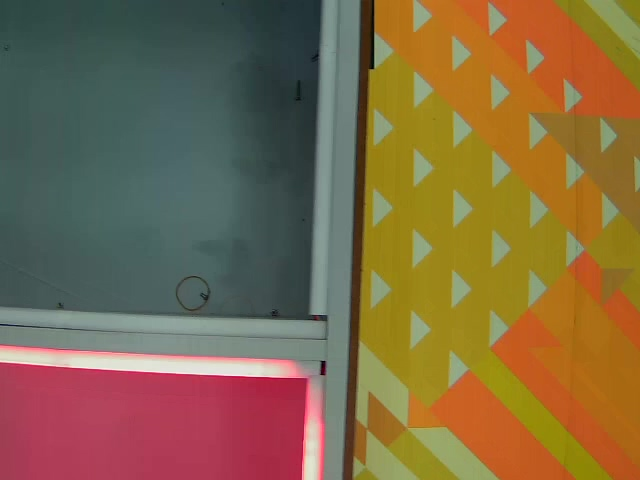
//> input picture data/12.jpg, 640 x 480 px
$ ./griddetect   (built with g++ and OpenCV 4)
//> lines starting //> are read from the running program, lines starting //| are printed output that depends on the picture; after the words box and inside, x2 and y2 are one past the last pixel; in counts of white or black regions, pixels touching at a corner belong together
### findrect.h
#ifndef FINDRECT_H
#define FINDRECT_H

#include <iostream>
#include <string>
#include <math.h>
#include <stdlib.h>
#include <stdio.h>
#include "opencv2/opencv.hpp"
#include "opencv2/core/core.hpp"
#include "opencv2/imgproc/imgproc.hpp"
#include "opencv2/highgui/highgui.hpp"

#define PI 3.1415926

using namespace std;
using namespace cv;

void findrect(const Mat src, const Mat imgBinary, float &angle, Point2f &goal, float &minD);

#endif // FINDRECT_H

### gridcolordetect.h
#ifndef GRIDCOLORDETECT_H
#define GRIDCOLORDETECT_H

#include <iostream>
#include <string>
#include <math.h>
#include <stdlib.h>
#include <stdio.h>
#include "opencv2/opencv.hpp"
#include "opencv2/core/core.hpp"
#include "opencv2/imgproc/imgproc.hpp"
#include "opencv2/highgui/highgui.hpp"

#define RED 0
#define YELLOW 1
#define BLUE 2
#define NOTHING -1
#define PI 3.1415926

using namespace std;
using namespace cv;

void  gridcolordetect(const Mat imgROI, int &areaColor);

#endif // GRIDCOLORDETECT_H

### griddetect.h
#ifndef GRIDDETECT_H
#define GRIDDETECT_H

#include <iostream>
#include <string>
#include <math.h>
#include <stdlib.h>
#include <stdio.h>
#include "opencv2/opencv.hpp"
#include "opencv2/core/core.hpp"
#include "opencv2/imgproc/imgproc.hpp"
#include "opencv2/highgui/highgui.hpp"

using namespace std;
using namespace cv;

#endif // GRIDDETECT_H

### findrect.cpp
#include "findrect.h"

void findrect(const Mat src, const Mat imgBinary, float &an, Point2f &goal, float &minD)
{
    /* dilate */
    Mat imgResult;
    src.copyTo(imgResult);
    Mat element = getStructuringElement(1, Size(5, 5));
    morphologyEx(imgBinary, imgBinary, MORPH_DILATE,  element);;
    imshow("img", imgBinary);

    vector<Vec4i> lines;
    /* operation in Red Areas*/
    HoughLinesP(imgBinary, lines, 1, CV_PI/90, 50, 10, 0 );
    Mat imgLines = Mat::zeros(imgBinary.rows,imgBinary.cols,imgBinary.type());
    for( size_t i = 0; i < lines.size(); i++ )
    {
        Vec4i l = lines[i];
        line( imgLines, Point(l[0], l[1]), Point(l[2], l[3]), Scalar(255), 10, CV_AA);
    }
    // draw the line
    //imshow("imgLineR", imgLines);

    /* find contours through the lines*/
    vector<vector<Point> > contoursr;
    vector<Vec4i> hierarchyr;
    Mat imgr2c;
    imgLines.copyTo(imgr2c);

    element = getStructuringElement(1, Size(20, 20));
    morphologyEx(imgr2c, imgr2c, MORPH_DILATE,  element);
    //imshow("img2r",imgr2c);

    int top = 0.005*src.rows; int bottom = 0.005*src.rows;
    int left = 0.005*src.cols; int right = 0.005*src.cols;
    Scalar border(255);
    copyMakeBorder( imgr2c, imgr2c, top, bottom, left, right, BORDER_CONSTANT, border );

    imgr2c = ~imgr2c;

    vector<Vec4i> hierarchy;

    /* find interior contours */
    //findContours( imgr2c, contoursr, hierarchyr,CV_RETR_CCOMP,CHAIN_APPROX_SIMPLE );
    findContours( imgr2c, contoursr, CV_RETR_CCOMP, CV_CHAIN_APPROX_NONE );

    //Mat imgContour;
    //imgRed.copyTo(imgContour);
    Mat imgROI;
    vector<Mat> imgAp;
    Scalar color(180, 180, 180);
    Point2f center(src.cols/2, src.rows/2);
    float near_point = src.cols * src.rows;
    float angle;
    for(int i = 0;i<contoursr.size();i ++)
    {
            //drawContours(imgContour,contoursr,i,color,3,8,vector<Vec4i>(),0,Point());
            //if ((hierarchyr[i][3]) != -1)
            //{
                float nowarea = contourArea(contoursr[i]);
                if ((nowarea > 6000) && (nowarea <100000))
                {
                    cout << "Area: " << nowarea << endl;
                    drawContours(imgResult,contoursr,i,color,3,8,vector<Vec4i>(),0,Point());

                    /* use rectangles */
                    RotatedRect box = minAreaRect(Mat(contoursr[i]));
                    Point2f vertex[4];
                    box.points(vertex);
                    for(int j = 0;j < 4;j ++)
                    {
                        line(imgResult,vertex[j],vertex[(j+1)%4],CV_RGB(255,0,0),2,CV_AA);
                    }

                    Rect rect = box.boundingRect();
                    rect.x = max(0, rect.x); rect.y = max(0, rect.y);
                    rect.width = rect.x+rect.width>=src.cols ? src.cols-rect.x-1 : rect.width;
                    rect.height = rect.y+rect.height>=src.rows ? src.rows-rect.y-1 : rect.height;
                    imgROI = src(rect);
                    //imshow("ROI", imgROI);
                    //waitKey(0);

                    /* get the center */
                    Point2f imgROI_center;
                    imgROI_center.x = (vertex[0].x + vertex[1].x + vertex[2].x + vertex[3].x)/4;
                    imgROI_center.y = (vertex[0].y + vertex[1].y + vertex[2].y + vertex[3].y)/4;
                    circle(imgResult,imgROI_center,2,Scalar(0,0,255),2);

                    /* find the average length */
                    float length[5] = {0};
                    length[0] = (vertex[0].x - vertex[1].x)*(vertex[0].x - vertex[1].x) + (vertex[0].y - vertex[1].y)*(vertex[0].y - vertex[1].y);
                    length[1] = (vertex[1].x - vertex[2].x)*(vertex[1].x - vertex[2].x) + (vertex[1].y - vertex[2].y)*(vertex[1].y - vertex[2].y);
                    length[2] = (vertex[2].x - vertex[3].x)*(vertex[2].x - vertex[3].x) + (vertex[2].y - vertex[3].y)*(vertex[2].y - vertex[3].y);
                    length[3] = (vertex[0].x - vertex[3].x)*(vertex[0].x - vertex[3].x) + (vertex[0].y - vertex[3].y)*(vertex[0].y - vertex[3].y);
                    for(int k = 0;k < 4;k++)
                    {
                        length[5]+=length[i];
                    }
                    length[5]/=4;
                    if (sqrt(pow(center.x-imgROI_center.x, 2.0)+pow(center.y-imgROI_center.y, 2.0)) < near_point)
                    {
                        near_point = sqrt(pow(center.x-imgROI_center.x, 2.0)+pow(center.y-imgROI_center.y, 2.0));
                        goal.x = imgROI_center.x; goal.y = imgROI_center.y;
                        if (center.y > imgROI_center.y)
                        {
                            if ( imgROI_center.x>center.x )
                            {
                                angle=180*atan(float ((imgROI_center.x-center.x)/(center.y-imgROI_center.y))) / PI;
                            }
                            else
                            {
                                angle=360 + 180*atan(float ((imgROI_center.x-center.x)/(center.y-imgROI_center.y))) / PI;
                            }
                        }
                        else if (center.y < imgROI_center.y)
                        {
                             if (imgROI_center.x>center.x )
                            {
                               angle=180 - 180*atan(float ((imgROI_center.x-center.x)/(imgROI_center.y-center.y))) / PI;
                            }
                            else
                            {
                                angle=180 + 180*atan(float ((center.x-imgROI_center.x)/(imgROI_center.y-center.y))) / PI;
                            }
                        }
                    }
            }
    }
    if (near_point < minD)
    {
        minD = near_point;
        an = angle;
    }
    imshow("imgResult",imgResult);
}

### griddetect.cpp
#include "griddetect.h"
#include "gridcolordetect.h"
#include "findrect.h"

int main()
{
    Mat imgResize = imread("/home/gogojjh/QT/griddetect/data/12.jpg", 1);
//> imgResize is the input picture: 480 rows x 640 cols, CV_8UC3; mean B, G, R 69.6, 104.5, 128.1
    int cnt = 0;
    int avearea = 0;

    /*rgb2hsv */
    Mat imgHSV = Mat::zeros(imgResize.rows,imgResize.cols,imgResize.type());
    vector<Mat> channels;
    cvtColor( imgResize, imgHSV, CV_BGR2HSV );
//> imgHSV: 480 rows x 640 cols, CV_8UC3; mean H, S, V 65.8, 132.5, 137.9

    split(imgHSV,channels);
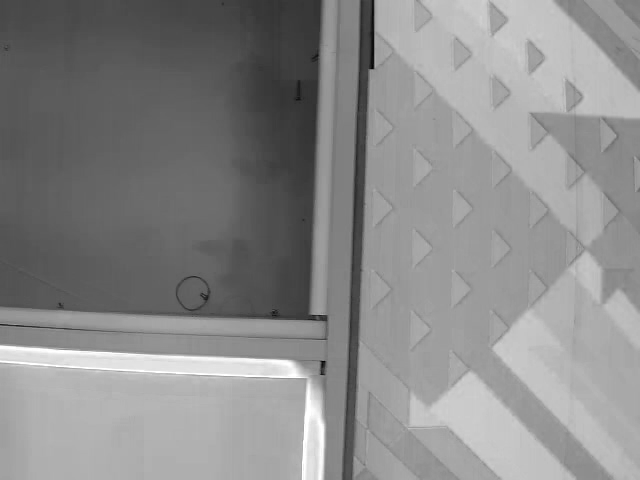
//> channels[2]: 480 rows x 640 cols, CV_8UC1; min 2, max 255, mean 137.9
    Mat imgH = channels.at(0);
    Mat imgS = channels.at(1);
    Mat imgV = channels.at(2);

    /* extract the lighting area */
    Mat imgVthreshold;
    threshold(imgV,imgVthreshold,205,255,cv::THRESH_BINARY);
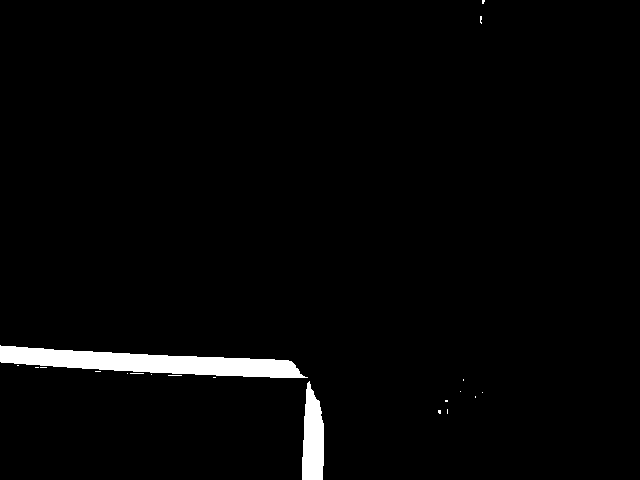
//> imgVthreshold: 480 rows x 640 cols, CV_8UC1; 2.3% white; 20 white regions (18 under 20 px), largest, box (x1, y1, x2, y2) and area: (0, 345, 308, 378) 5303, (302, 381, 324, 480) 1685

    Mat imgHMasked = Mat::zeros(imgResize.rows,imgResize.cols,imgResize.type());
    imgH.copyTo(imgHMasked, imgVthreshold);
    Mat imgRed = (((imgHMasked > 160)&(imgHMasked < 180))|((imgHMasked > 0)&(imgHMasked < 15)));
//> imgRed: 480 rows x 640 cols, CV_8UC1; 1.2% white; 22 white regions (20 under 20 px), largest, box (x1, y1, x2, y2) and area: (0, 345, 308, 378) 2399, (302, 381, 324, 480) 1232
    Mat imgBlue = ((imgHMasked > 90) & (imgHMasked < 120));
//> imgBlue: 480 rows x 640 cols, CV_8UC1; every value is 0
    //Mat imgYellow = ((imgHMasked > 90) & (imgHMasked < 120));

    float angle = -1;
    float minD = imgResize.cols * imgResize.rows;
    Point2f goal;

    findrect(imgResize, imgRed,  angle, goal, minD);
//> in findrect, `morphologyEx(imgBinary, imgBinary, MORPH_DILATE,  element);;`:
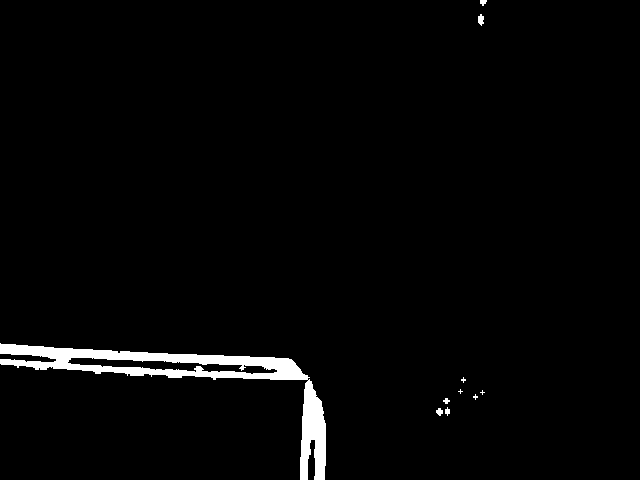
//> imgBinary: 480 rows x 640 cols, CV_8UC1; 2.3% white; 10 white regions (4 under 20 px)
//> in findrect, `HoughLinesP(imgBinary, lines, 1, CV_PI/90, 50, 10, 0 );`: lines = 60 lines (x1, y1, x2, y2), first 8: [103, 366, 297, 379], [0, 352, 295, 363], [0, 348, 117, 352], [0, 350, 292, 360], [0, 360, 259, 378], [48, 353, 67, 353], [42, 356, 82, 357], [0, 362, 209, 376]
//> the loop in findrect, `for( size_t i = 0; i < lines.size(); i++ )` made 60 passes
//> in findrect, `imgr2c = ~imgr2c;`:
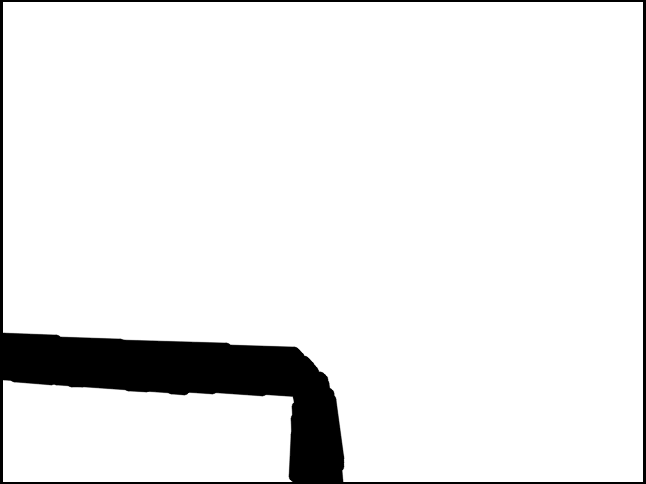
//> imgr2c: 484 rows x 646 cols, CV_8UC1; min 0, max 255, mean 234
//> in findrect, `findContours( imgr2c, contoursr, CV_RETR_CCOMP, CV_CHAIN_APPROX_NONE );`: contoursr = 2 contours; box (x1, y1, x2, y2) and area: (3, 2, 643, 482) 259856, (3, 380, 295, 482) 26221
//> the loop in findrect, `for(int i = 0;i<contoursr.size();i ++)` made 2 passes
//> (printed output is left out)
//> pass 1, in findrect, `imgROI = src(rect);`:
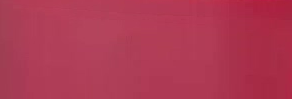
//> imgROI: 99 rows x 292 cols, CV_8UC3; mean B, G, R 83.1, 57.2, 174.4
//> after the loop in findrect, `for(int i = 0;i<contoursr.size();i ++)`:
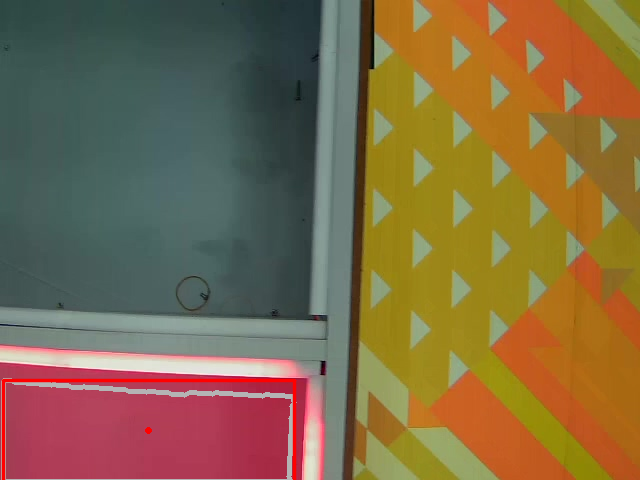
//> imgResult: 480 rows x 640 cols, CV_8UC3; 1.42% of pixels changed, all inside (x1, y1, x2, y2) = (1, 378, 297, 480)
//> after the loop in findrect, `for(int i = 0;i<contoursr.size();i ++)`: near_point = 256.3; goal = Point(148.5, 430.5); angle = 222
//> in findrect, `minD = near_point;`: minD = 256.3
//> in findrect, `an = angle;`: an = 222
//> angle = 222; goal = Point(148.5, 430.5); minD = 256.3
    waitKey(0);
    findrect(imgResize, imgBlue,  angle, goal, minD);
//> in findrect (call 2), `HoughLinesP(imgBinary, lines, 1, CV_PI/90, 50, 10, 0 );`: lines = empty
//> in findrect (call 2), `copyMakeBorder( imgr2c, imgr2c, top, bottom, left, right, BORDER_CONST..`:
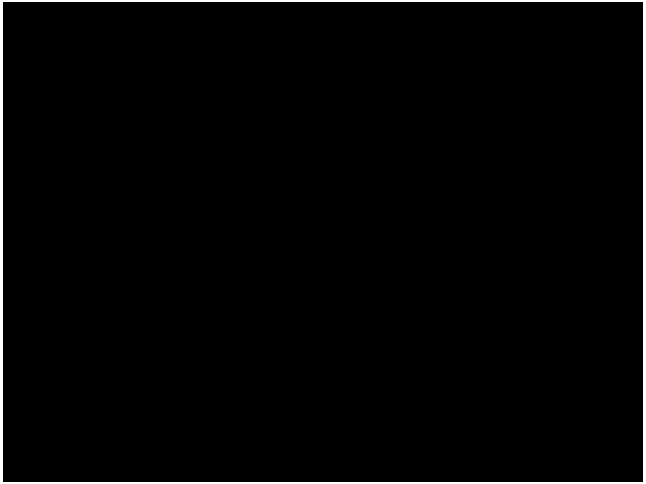
//> imgr2c: 484 rows x 646 cols, CV_8UC1; 1.7% white; 1 white region, box (x1, y1, x2, y2) and area: (0, 0, 646, 484) 5464
//> in findrect (call 2), `findContours( imgr2c, contoursr, CV_RETR_CCOMP, CV_CHAIN_APPROX_NONE );`: contoursr = 1 contour; box (x1, y1, x2, y2) and area: (3, 2, 643, 482) 306081
//> the loop in findrect (call 2), `for(int i = 0;i<contoursr.size();i ++)` made 1 pass
//> nowarea on pass 1: 306081
//> after the loop in findrect (call 2), `for(int i = 0;i<contoursr.size();i ++)`: near_point = 307200; goal = Point(148.5, 430.5); angle = 0
    waitKey(0);
    //findrect(imgResize, imgYellow,  angle, goal, minD);
    //waitKey(0);
    if (minD<50) angle = -2;
    cout << "Angle: " << angle << endl;
//| Angle: 221.996
    return 0;
}

$ run again, with data/1.jpg copied over data/12.jpg
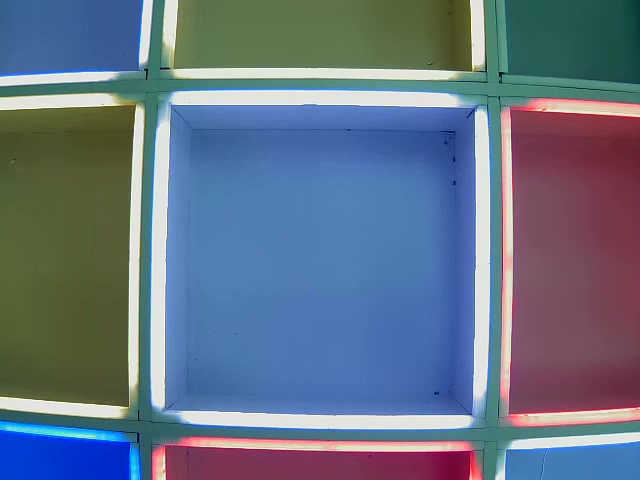
//> input picture data/1.jpg, 640 x 480 px
//> imgResize is the input picture: 480 rows x 640 cols, CV_8UC3; mean B, G, R 134.6, 115.1, 100.2
//> imgHSV: 480 rows x 640 cols, CV_8UC3; mean H, S, V 94.6, 119.4, 151.7
//> imgVthreshold: 480 rows x 640 cols, CV_8UC1; 14.4% white; 46 white regions (22 under 20 px), largest, box (x1, y1, x2, y2) and area: (0, 421, 129, 480) 4625, (168, 89, 472, 108) 4283, (150, 104, 171, 411) 4247
//> imgRed: 480 rows x 640 cols, CV_8UC1; 2.1% white; 105 white regions (89 under 20 px), largest, box (x1, y1, x2, y2) and area: (177, 437, 472, 452) 1845, (501, 109, 513, 404) 1502, (509, 407, 640, 426) 892
//> imgBlue: 480 rows x 640 cols, CV_8UC1; 3.7% white; 66 white regions (43 under 20 px), largest, box (x1, y1, x2, y2) and area: (0, 421, 129, 480) 4508, (168, 89, 472, 108) 1251, (163, 410, 475, 430) 1228
//> in findrect, `morphologyEx(imgBinary, imgBinary, MORPH_DILATE,  element);;`:
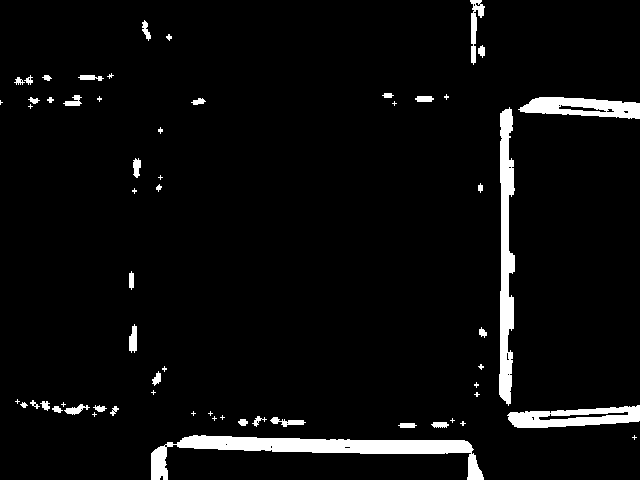
//> imgBinary: 480 rows x 640 cols, CV_8UC1; 4.7% white; 61 white regions (24 under 20 px)
//> lines = 136 lines (x1, y1, x2, y2), first 8: [503, 399, 503, 111], [517, 427, 639, 419], [177, 445, 471, 445], [180, 441, 467, 441], [501, 397, 501, 139], [180, 440, 464, 440], [227, 444, 470, 444], [177, 442, 468, 442]
//> the loop in findrect, `for( size_t i = 0; i < lines.size(); i++ )` made 136 passes
//> contoursr = 10 contours; largest, box (x1, y1, x2, y2) and area: (3, 2, 643, 482) 229754, (526, 128, 643, 401) 30119, (183, 465, 460, 482) 3306, (52, 393, 126, 432) 1880, (117, 313, 156, 369) 1376
//> the loop in findrect, `for(int i = 0;i<contoursr.size();i ++)` made 10 passes
//> (printed output is left out)
//> after the loop in findrect, `for(int i = 0;i<contoursr.size();i ++)`: near_point = 265.1; goal = Point(584, 264); angle = 95.19
//> in findrect, `minD = near_point;`: minD = 265.1
//> an = 95.19
//> `findrect(imgResize, imgRed,  angle, goal, minD);`: goal = Point(584, 264); minD = 265.1
//> imgBinary: 480 rows x 640 cols, CV_8UC1; 7.8% white; 20 white regions (2 under 20 px)
//> lines = 236 lines (x1, y1, x2, y2), first 8: [243, 428, 470, 428], [194, 426, 471, 426], [267, 429, 470, 429], [0, 432, 99, 428], [200, 88, 391, 94], [0, 430, 88, 427], [188, 425, 473, 425], [475, 418, 475, 109]
//> the loop in findrect (call 2), `for( size_t i = 0; i < lines.size(); i++ )` made 236 passes
//> contoursr = 6 contours; box (x1, y1, x2, y2) and area: (3, 2, 643, 482) 272844, (136, 75, 513, 449) 133080, (171, 123, 463, 403) 76899, (3, 2, 130, 61) 6854, (518, 464, 643, 482) 1504, (75, 466, 115, 482) 266
//> the loop in findrect (call 2), `for(int i = 0;i<contoursr.size();i ++)` made 6 passes
//> (printed output is left out)
//> after the loop in findrect (call 2), `for(int i = 0;i<contoursr.size();i ++)`:
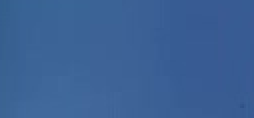
//> imgROI: 59 rows x 127 cols, CV_8UC3 (shown 2 times larger); mean B, G, R 149.2, 96.5, 58.8
//> after the loop in findrect (call 2), `for(int i = 0;i<contoursr.size();i ++)`: near_point = 22.26; goal = Point(317.3, 262.1); angle = 187
//> in findrect (call 2), `minD = near_point;`: minD = 22.26
//> an = 187
//> `findrect(imgResize, imgBlue,  angle, goal, minD);`: goal = Point(317.3, 262.1); minD = 22.26
